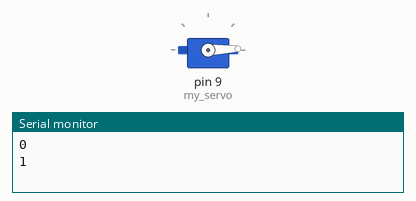
Simulated run of this sketch. Board: Arduino Uno, built with avr-gcc and run on an emulated ATmega328P. Parts: servo, the last lines printed to the serial monitor.

Above: at 1.05 s.
At 1.95 s:
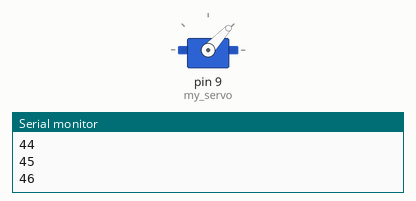
At 2.85 s:
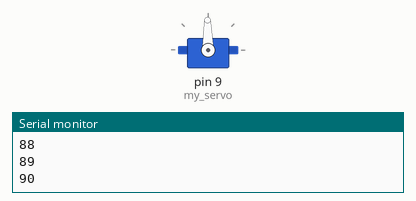
At 4.65 s:
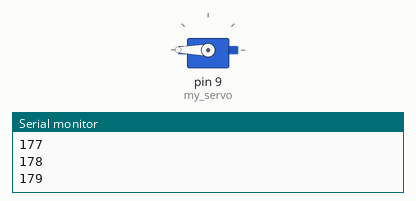
Timing chart, 0 to 9.4 s (numbered marks = the images above):
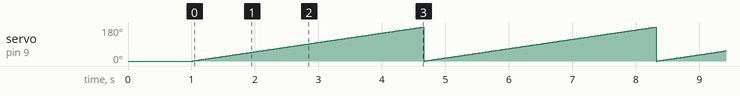

Measured:
- by itself, servo on pin 9 (my_servo): ramps from 0° to 180° and jumps back, once every 3.7 s

The sketch:

Lab2_servo_control.ino
```cpp
#include <Servo.h> // Import Servo Library
// create servo object to control a servo
// my_servo can be any name.
// Twelve servo objects can be on most Arduino boards
Servo my_servo;
int pos = 0; // variable to store the servo position
int min_val = 0;
int max_val = 180;

void setup() {
  Serial.begin(9600);
 my_servo.attach(9); // Servo on pin 9 to servo object
 pos = 0; // Set position Variable
 my_servo.write(pos); // Set the default start position
 delay(1000); // Delay just a bit to get into position

}

void loop() {

  for (int i = 0; i <= 180 ; i++)
  {
    my_servo.write(i);
    delay(20);
    Serial.println(i);
  }

}
```
